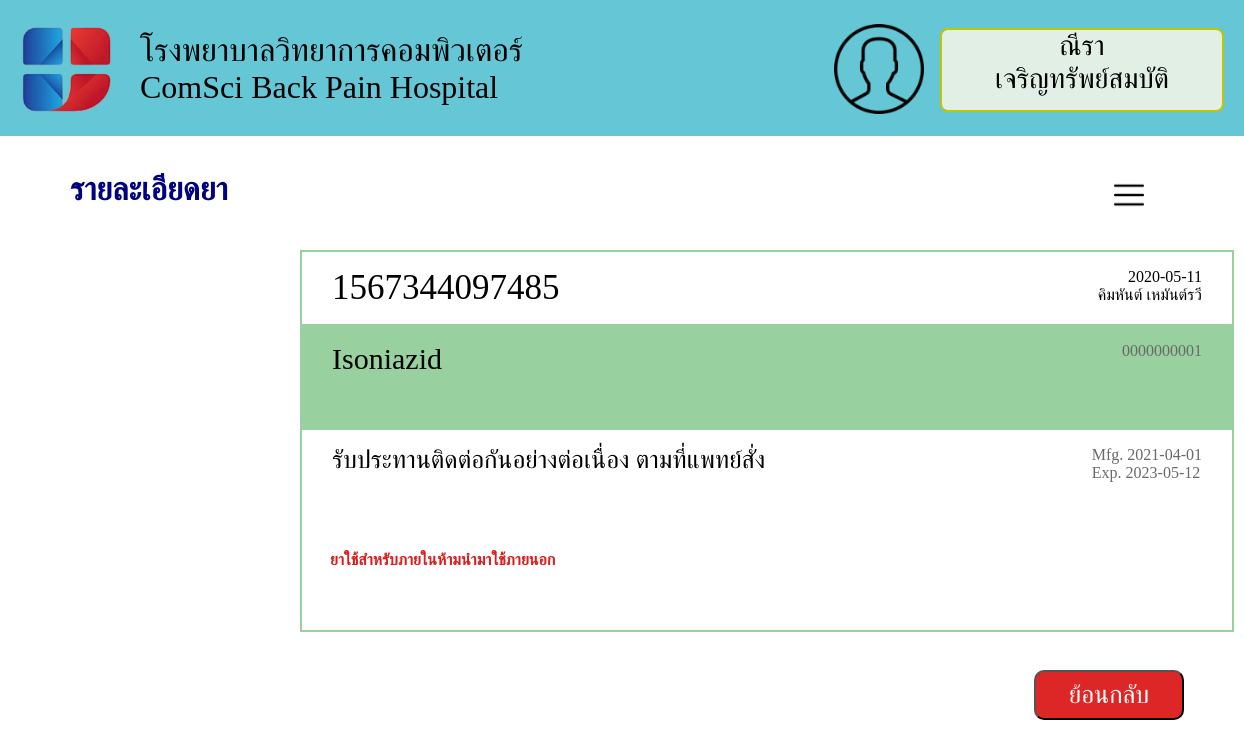
Page /med2.php (signed in) on the committed database.
### tables this page shows
CREATE TABLE `treat` (
  `PSSN` varchar(13) NOT NULL,
  `DrID` int(8) NOT NULL,
  `BP` varchar(7) NOT NULL,
  `Temp` varchar(100) NOT NULL,
  `TreatDate` date NOT NULL,
  `MedDose` int(30) DEFAULT NULL,
  `Symptoms` varchar(200) DEFAULT NULL,
  `TreatTime` time DEFAULT NULL,
  `MedReg_No` varchar(10) DEFAULT NULL,
  `MedName` varchar(50) DEFAULT NULL,
  `MedWarning` varchar(100) DEFAULT NULL,
  `MedMFD` date NOT NULL,
  `MedEXD` date DEFAULT NULL,
  `MedInstruction` varchar(100) DEFAULT NULL,
  `LabResult` varchar(200) DEFAULT NULL,
  `Med_image` blob DEFAULT NULL
);

CREATE TABLE `doctor` (
  `FName` varchar(30) DEFAULT NULL,
  `LName` varchar(30) DEFAULT NULL,
  `Gender` varchar(2) DEFAULT NULL,
  `DrID` int(8) NOT NULL,
  `Specialities` varchar(50) DEFAULT NULL,
  `DrDate` varchar(50) DEFAULT NULL,
  `w_startDate` date DEFAULT NULL,
  `starttime` varchar(20) DEFAULT NULL,
  `endtime` varchar(20) DEFAULT NULL,
  `Dnum` int(11) DEFAULT NULL,
  `Hospital` varchar(50) NOT NULL,
  `Dr_image` blob NOT NULL
);

### med2.php (the view, shortened to what this page needs)
<?php
    include('server.php');
?>
<!DOCTYPE html>
<html lang="en">
<head>
</head>
<body style="width:100%;height:100%;">
    <div class="header" >
         <img class = "logo" src="img/logo.png" width = "130px", height = "130px">
         <div class="hospital" >
             <p>โรงพยาบาลวิทยาการคอมพิวเตอร์ <br> ComSci Back Pain Hospital</p>
        </div>
        <img class = "user" src="img/user.png" width = "90px", height = "90px">
            <center>
                    <p class ="login-box"><?php echo $_SESSION['FName'];?><br><?php echo $_SESSION['LName'];?></p>
            </center>
            <div class="dropdown">
                <img src = "img/menu.png" onclick="myFunction()" class="menu">
            </div>
    <div class="button">
        <h1>รายละเอียดยา</h1>
    </div>
    <a href='med1_latest .php'>
        <button class="back_button">ย้อนกลับ</button>
    </a>
    </div>
    <?php
        $SSN = mysqli_real_escape_string($conn,$_SESSION['SSN']);
        $query = "SELECT * FROM treat WHERE PSSN = '$SSN'";
        $result = mysqli_query($conn, $query);
        if(mysqli_num_rows($result) > 0) :
    ?>
    <?php
        $row = mysqli_fetch_assoc($result);
        $Dnum = mysqli_real_escape_string($conn, $row['DrID']);
        $query1 = "SELECT * FROM doctor WHERE DrID = '$Dnum'";
        $result1 = mysqli_query($conn,$query1);
        $row1 = mysqli_fetch_assoc($result1);
    ?>
        <div class="box1">
            <ul style="padding-left: 0pt; list-style-type:none; width: 100%">
            <li style="float: left;font-size: 35px;"><label ><?php echo $row['PSSN'];?></label></li>
            <li style="float: right;padding-right: 30px;"><label> <?php echo $row['TreatDate'];?></label></li>
            <br>
            <li style="float: right;padding-right: 30px;"><label> <?php echo $row1['FName']," ",$row1['LName'];?></label></li>
            </ul>
        </div>
        <div class="box2">
            <ul style="padding-left: 0pt; list-style-type:none; width: 100%">
            <li style="float: left;font-size: 30px;"><label ><?php echo $row['MedName'];?><br></label></li>
            <li style="float: right;padding-right: 30px;color: rgb(105,105,105);"><label  ><?php echo $row['MedReg_No'];?></label></li>
        </div>
        <div class="box3">
            <ul style="padding-left: 0pt; list-style-type:none; width: 100%">
            <li style="float: left;font-size: 25px;"><label ><?php echo $row['MedInstruction'];?></label></li>
            <li style="float: right;padding-right: 30px;color: rgb(105,105,105);"><label  > Mfg. <?php echo $row['MedMFD'];?><br>Exp. <?php echo $row['MedEXD'];?></label></li>
        </div>
        <div class="boxbox">
            <h4><?php echo $row['MedWarning'];?></h4>
        </div>
    <?php endif ?>
</body>
</html>

### med2.php (style rules this page uses)
.header { position: absolute; width: 100%; height: 136px; left: 0px; top: 0px; background-color: rgba(101,198,213,1); }
.logo { position: absolute; left: 0px; top: 0px; }
.hospital { position: absolute; left:140px; top:0px; font-family: Bai Jamjuree; font-style: normal; font-weight: normal; font-size: 32px; }
.user { position: absolute; right: 320px; top: 24px; }
.login-box { position: absolute; right: 20px; top: 0px; border: 2px solid rgba(195,195,6,1); background-color: rgba(243,245,231,0.878); border-radius: 8px; width : 280px; height : 80px; font-family: Bai Jamjuree; font-style: normal; font-weight: normal; font-size: 28px; }
.button { position: absolute; top: 150px; left: 70px; color: rgb(0, 0, 128); font-family: Bai Jamjuree; }
.back_button { position: absolute; top: 670px; right: 60px; width: 150px; height: 50px; font-size: 25px; background-color: rgb(221, 39, 39); color: rgb(255,255,255); border-radius: 10px; font-family: Bai Jamjuree; }
.box1 { position: absolute; top: 250px; left: 300px; width: 900px; height: 100px; border: 2px solid rgba(152,208,159,1); padding-left: 30px; font-family: Bai Jamjuree; }
.box2 { position: absolute; top: 324px; left: 300px; width: 900px; height: 100px; border: 2px solid rgba(152,208,159,1); padding-left: 30px; background-color: rgba(152,208,159,1); font-family: Bai Jamjuree; }
.box3 { position: absolute; top: 428px; left: 300px; width: 900px; height: 200px; border: 2px solid rgba(152,208,159,1); padding-left: 30px; font-family: Bai Jamjuree; }
.boxbox { position: absolute; top: 530px; left: 330px; color: rgb(218, 30, 30); font-family: Bai Jamjuree; }
.menu { width:30px; height:30px; }
.dropdown { position: absolute; top: 180px; right: 100px; }

### rows in the picture
treat: PSSN "1567344097485", TreatDate "2020-05-11", MedName "Isoniazid", MedReg_No "0000000001", MedInstruction "รับประทานติดต่อกันอย่างต่อเนื่อง ตามที่แพทย์สั่ง", MedMFD "2021-04-01", MedEXD "2023-05-12", MedWarning "ยาใช้สำหรับภายในห้ามนำมาใช้ภายนอก"
doctor: FName "คิมหันต์", LName "เหมันต์รวี"

### other values in the picture
$_SESSION['FName'] "ณีรา"
$_SESSION['LName'] "เจริญทรัพย์สมบัติ"
